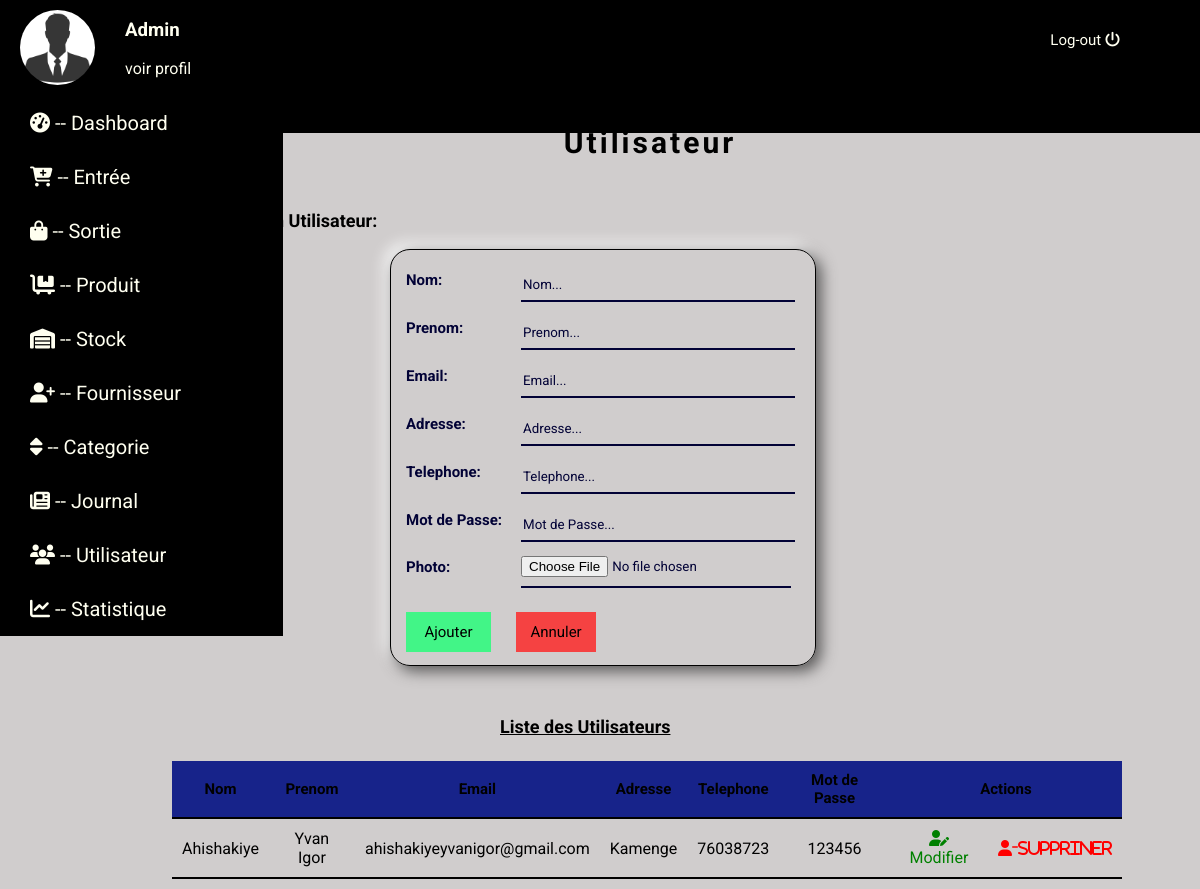
Page /utilisateur.php on the committed database.
### tables this page shows
CREATE TABLE IF NOT EXISTS `utilisateur` (
  `id_util` int(11) NOT NULL AUTO_INCREMENT,
  `nom_util` varchar(255) NOT NULL,
  `prenom_util` varchar(255) NOT NULL,
  `email_util` varchar(255) NOT NULL,
  `adresse_util` varchar(250) NOT NULL,
  `phone_util` varchar(250) NOT NULL,
  `password_util` varchar(255) NOT NULL,
  PRIMARY KEY (`id_util`)
);

### utilisateur.php (the view, shortened to what this page needs)
<?php
include("database.php");
?>
<!DOCTYPE html>
<html lang="fr">
<head>
    <link rel="stylesheet" href="css/style.css">
</head>
<body>
<header>
        <div class="admin">
            <div class="img">
                <img src="images/2.jpg" alt="Image non disponible" height="75" width="75" class="img-admin">
            </div>
            <div class="txt">
                <h3 class="adm">Admin</h3>
                <p class="prof"><a href="profil.php" class="voir">voir profil</a></p>
            </div>
            </div>
            <div class="log-out">
                <a href="index.php" class="decon">Log-out   <i class="fas fa-power-off"></i></a>
            </div>
    </header>
    <div id="boody">
    <nav>
        <div class="menu-link">
            <ul class="ul">
            <li class="li"><a class="link" href="dashboard.php"><i class="fas fa-tachometer-alt"></i>  --  Dashboard</a></li>
                <li class="li"><a class="link" href="entree.php"><i class="fas fa-cart-plus"></i>   --   Entrée</a></li>
                <li class="li"><a class="link" href="sortie.php"><i class="fas fa-shopping-bag"></i>  --  Sortie</a></li>
                <li class="li"><a class="link" href="produit.php"><i class="fas fa-dolly-flatbed"></i>   --   Produit </a></li>
                <li class="li"><a class="link" href="stock.php"><i class="fas fa-warehouse"></i>   --     Stock </a></li>
                <li class="li"><a class="link" href="fournisseur.php"><i class="fas fa-user-plus"></i>   --   Fournisseur</a></li>
                <li class="li"><a class="link" href="categorie.php"><i class="fas fa-sort"></i>      --   Categorie</a></li>
                <li class="li"><a class="link" href="journal.php"><i class="fas fa-newspaper"></i>   --   Journal</a></li>
                <li class="li"><a class="link" href="utilisateur.php"><i class="fas fa-users"></i>   --  Utilisateur</a></li>
                <li class="li"><a class="link" href="statistique.php"><i class="fas fa-chart-line"></i>     --    Statistique</a></li>
        </div>
    </nav>
    <section id="section">
        <h2 class="title">Utilisateur</h2>
        <div class="users">
            <h3 class="stit-user">Ajouter un Utilisateur:</h3>
            <fieldset class="fieldset9">
                <form action="" method="post">
                <table>
                <tr>
                     <th class="th-user">Nom:</th>
                        <th><input type="text" name="nom" class="inpt-user"placeholder="Nom..." ></th>
                    </tr>
                    <tr>
                     <th class="th-user">Prenom:</th>
                        <th><input type="text" name="prenom" class="inpt-user"placeholder="Prenom..."></th>
                    </tr>
                    <tr>
                     <th class="th-user">Email:</th>
                        <th><input type="text" name="email" class="inpt-user"placeholder="Email..." required></th>
                    </tr>
                    <tr>
                     <th class="th-user">Adresse:</th>
                        <th><input type="text" name="adresse" class="inpt-user"placeholder="Adresse..."></th>
                    </tr>
                    <tr>
                     <th class="th-user">Telephone:</th>
                        <th><input type="text" name="phone" class="inpt-user"placeholder="Telephone..."></th>
                    </tr>
                    <tr>
                     <th class="th-user">Mot de Passe:</th>
                        <td><input type="password" name="motdepasse" class="inpt-user" placeholder="Mot de Passe..." required></td>
                    </tr>
                    <tr>
                     <th class="th-user">Photo:</th>
                        <td><input type="file" name="images" class="inpt-user" required></td>
                    </tr>
                    <tr>
                        <td><input type="submit" value="Ajouter" id="sub-user" name="submit"></td>
                   <td> <input type="reset" value="Annuler" id="res-user"></td>
                    </tr>
                </table>
                </form>
            </fieldset>
        </div>
        <?php
        $selection=$bdd->query("SELECT * FROM utilisateur ORDER BY id_util LIMIT 5");
        ?>
        <div class="recup-user">
        <h3 class="s-tituser">Liste des Utilisateurs</h3>
            <fieldset class="fieldset01">
            <table class="table08">
                    <thead class="thead-user">
                       <tr>
                       <th class="th2-user">Nom</th>
                           <th class="th2-user">Prenom</th>
                           <th class="th2-user">Email</th>
                           <th class="th2-user">Adresse</th>
                           <th class="th2-user">Telephone</th>
                           <th class="th2-user">Mot de Passe</th>
                           <th class="th2-user"colspan="2">Actions</th>
                       </tr>
                   <tbody class="tbody-user">
                   </thead>
                   <?php
                   while($dataselection=$selection->fetch()){
                   ?>
                       <tr>
                           <td class="td-user"><?php echo $dataselection["nom_util"]?></td>
                           <td class="td-user"><?php echo $dataselection["prenom_util"]?></td>
                           <td class="td-user"><?php echo $dataselection["email_util"]?></td>
                           <td class="td-user"><?php echo $dataselection["adresse_util"]?></td>
                           <td class="td-user"><?php echo $dataselection["phone_util"]?></td>
                           <td class="td-user"><?php echo $dataselection["password_util"]?></td>
                           <td class="td-user"><a class="btn-upd" href="modifierutil.php?mod=<?php echo $dataselection["id_util"]?>"><i class="fas fa-user-edit"></i>Modifier</a></td>
                           <td class="td-user"><a class="btn-sup" href="utilisateur.php?supp=<?php echo $dataselection["id_util"]?>"><i class="fas fa-user-minus">Suppriner</i></a></td>
                       </tr>
                       <?php
                   }
                       ?>
                    </table>
            </fieldset>
        </div>
    </section>
    </div>
</body>
</html>

### css/style.css (style rules this page uses)
* { font-family: 'Roboto', sans-serif; }
body { margin:0; padding:0; box-sizing: border-box; background: #d0cdcd; }
::placeholder { color:#020236; opacity:1; }
.btn-sup { text-decoration: none; color:red; }
.btn-upd { text-decoration: none; color:green; }
header { background:black; position:fixed; width:100%; height:15%; display:flex; justify-content: space-between; }
.admin { display: flex; justify-content: space-between; }
.img { margin-top:10px; margin-left:20px; }
.img-admin { border-radius: 80px; }
.txt { color:ivory; }
.txt .adm { margin-left: 30px; }
.txt .prof { margin-left: 30px; }
.voir { text-decoration: none; color:ivory; }
.log-out { margin-top:30px; margin-right:80px; }
.decon { text-decoration: none; color:ivory; font-size: 15px; }
#boody { display:flex; justify-content: space-between; }
.menu-link { position:fixed; margin-left:-40px; margin-top:80px; }
.menu-link .ul .li { background:black; list-style-type: none; font-size: 20px; padding:15px; width:120%; }
.menu-link .ul .li .link { text-decoration: none; color:ivory; padding:15px; text-align: right; }
#section { margin-top:100px; width:1000px; margin-right:50px; }
.title { font-size: 30px; text-align: center; letter-spacing: 3px; }
.stit-user { font-size: 18px; margin-left:50px; margin-top:50px; }
.fieldset9 { border:1px solid black; width:400px; border-radius: 20px; margin-left:15rem; box-shadow: 5px 5px 15px #535252, -5px -5px 15px #ffffff; }
.th-user { font-size: 15px; text-align: left; color:#020236; }
.inpt-user { margin-left:15px; margin-top:10px; height:30px; width:100%; outline:none; background:#d0cdcd ; color:#020236; border-top: 0; border-left: 0; border-right: 0; border-bottom:2px solid #020236; }
#sub-user { font-size: 15px; background:#42f587; height:40px; width:85px; border:none; margin-top:20px; }
#res-user { font-size: 15px; background:#f54242; height:40px; width:80px; border:none; margin-top:20px; margin-left:10px; }
.s-tituser { font-size: 18px; margin-left:350px; margin-top:50px; text-decoration: underline; }
.table08,.th2-user,.td-user { border-bottom: 2px solid black; border-collapse: collapse; }
.thead-user { background:#17238a; }
.th2-user { font-size: 15px; padding:10px; }
.td-user { padding:10px; text-align: center; }
.fieldset01 { border:0; width:950px; margin-left:10px; }

### rows in the picture
utilisateur: nom_util "Ahishakiye", prenom_util "Yvan Igor", email_util "ahishakiyeyvanigor@gmail.com", adresse_util "Kamenge", phone_util "76038723", password_util "123456"
